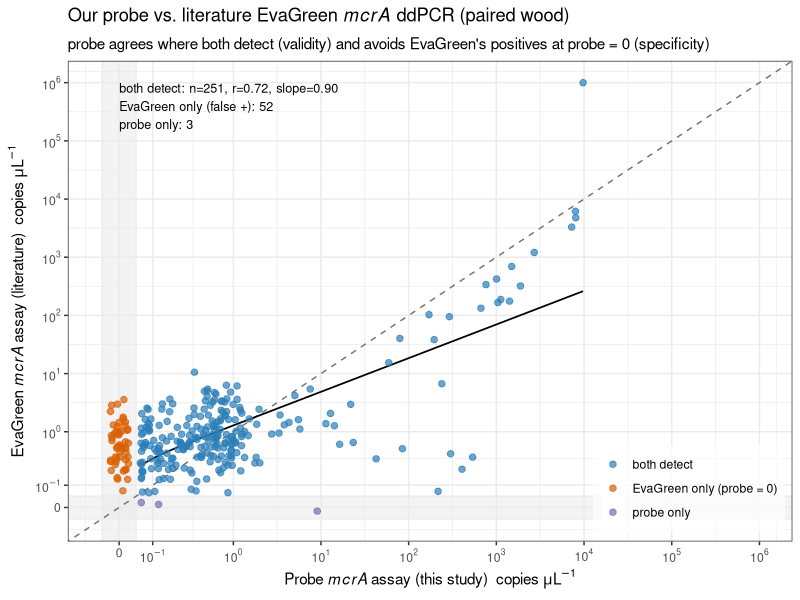
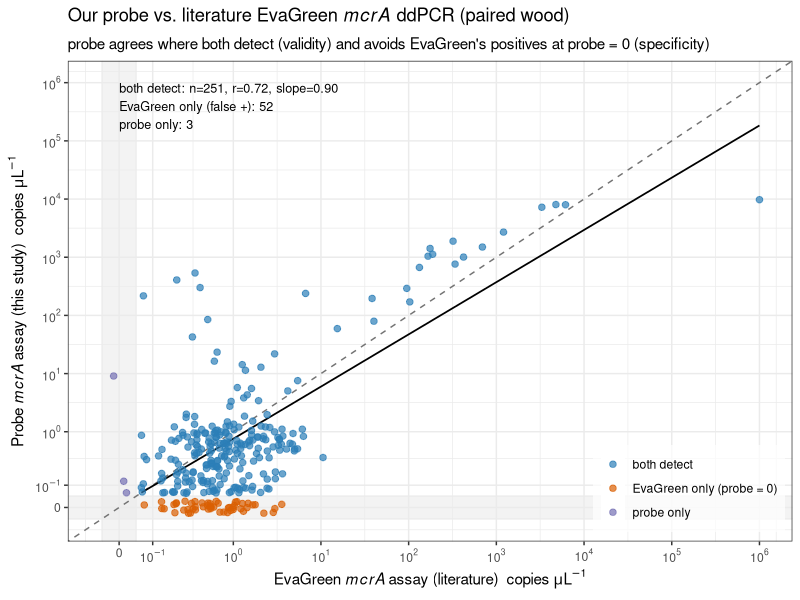

Write the R code that produced these figures, in order.
#!/usr/bin/env Rscript
# ==============================================================================
# rev_figS19_mcra-probe-validation.R  (SI)
# Validate the probe-based mcrA ddPCR assay against the original EvaGreen/ML assay
# on the same wood samples. Pseudo-log axes so non-detects sit at true 0 and low
# detections rise continuously (no artificial gap). EvaGreen calls many positives
# the specific probe scores zero (its false-positive signature; Arnold et al. 2024),
# while agreeing quantitatively where both detect. Compared on copies/uL (direct
# measurement). Writes BOTH axis orientations for choosing; the canonical
# figS19_mcra_probe_validation.png = probe-on-x (trusted-assay-as-reference).
# ==============================================================================
suppressMessages({library(ggplot2); library(scales)}); options(warn=-1, stringsAsFactors=FALSE)
dd <- read.csv("data/compiled/ddpcr_gene_abundances.csv")
dd$conc <- suppressWarnings(as.numeric(dd$concentration_copies_per_uL))   # copies/uL (direct)
AT <- "loose"
a <- dd[dd$target_gene=="mcra"       & dd$analysis_type==AT, c("sample_id","conc")]
b <- dd[dd$target_gene=="mcra_probe" & dd$analysis_type==AT & dd$material=="Wood", c("sample_id","conc")]
names(a)<-c("sample_id","eg"); names(b)<-c("sample_id","pr")
m <- merge(a,b,by="sample_id"); m <- m[is.finite(m$eg)&is.finite(m$pr),]
m$cat <- with(m, ifelse(eg>0 & pr>0, "both detect",
                 ifelse(eg>0 & pr==0, "EvaGreen only (probe = 0)",
                 ifelse(eg==0 & pr>0, "probe only", "both = 0"))))
sig <- 0.05; pslog <- pseudo_log_trans(sigma=sig, base=10)
set.seed(1); zj <- function(n) runif(n, -sig*0.5, sig*0.5)
m$egp <- ifelse(m$eg==0, zj(nrow(m)), m$eg); m$prp <- ifelse(m$pr==0, zj(nrow(m)), m$pr)
topmax <- max(c(m$eg, m$pr))
pos <- m[m$eg>0 & m$pr>0, ]
lab <- sprintf("both detect: n=%d, r=%.2f, slope=%.2f\nEvaGreen only (false +): %d\nprobe only: %d",
               nrow(pos), cor(log10(pos$eg),log10(pos$pr)), coef(lm(log10(pr)~log10(eg),data=pos))[2],
               sum(m$cat=="EvaGreen only (probe = 0)"), sum(m$cat=="probe only"))
cols <- c("both detect"="#2c7fb8","EvaGreen only (probe = 0)"="#d95f02",
          "probe only"="#7570b3","both = 0"="grey55")
brk <- c(0,0.1,1,10,100,1e3,1e4,1e5,1e6)
lbl <- c("0",expression(10^-1),expression(10^0),expression(10^1),expression(10^2),
         expression(10^3),expression(10^4),expression(10^5),expression(10^6))
eglab <- expression(EvaGreen~italic(mcrA)~assay~"(literature)"~~copies~mu*L^{-1})
prlab <- expression(Probe~italic(mcrA)~assay~"(this study)"~~copies~mu*L^{-1})

build <- function(xp, yp, xr, yr, xlab, ylab, out){
  px<-pos[[xr]]; py<-pos[[yr]]; cf<-coef(lm(log10(py)~log10(px)))
  fx<-10^seq(log10(min(px)),log10(max(px)),length=100); fit<-data.frame(x=fx, y=10^(cf[1]+cf[2]*log10(fx)))
  p <- ggplot(m, aes(.data[[xp]], .data[[yp]], colour=cat)) +
    annotate("rect", xmin=-sig, xmax=sig, ymin=-Inf, ymax=Inf, fill="grey92", alpha=.6) +
    annotate("rect", ymin=-sig, ymax=sig, xmin=-Inf, xmax=Inf, fill="grey92", alpha=.6) +
    geom_abline(slope=1, intercept=0, linetype=2, colour="grey45") +
    geom_line(data=fit, aes(x,y), colour="black", linewidth=.6, inherit.aes=FALSE) +
    geom_point(alpha=.7, size=1.9) +
    scale_x_continuous(trans=pslog, breaks=brk, labels=lbl, limits=c(-sig,topmax)) +
    scale_y_continuous(trans=pslog, breaks=brk, labels=lbl, limits=c(-sig,topmax)) +
    scale_colour_manual(values=cols, name=NULL) +
    annotate("text", x=0, y=topmax, label=lab, hjust=0, vjust=1, size=3.2) +
    labs(x=xlab, y=ylab,
         title=expression("Our probe vs. literature EvaGreen "*italic(mcrA)*" ddPCR (paired wood)"),
         subtitle="probe agrees where both detect (validity) and avoids EvaGreen's positives at probe = 0 (specificity)") +
    theme_bw(base_size=11) + theme(legend.position=c(.99,.02), legend.justification=c(1,0),
                                   legend.background=element_rect(fill=alpha("white",.7), colour=NA))
  ggsave(out, p, width=7.4, height=6.3, dpi=300); out
}
build("prp","egp","pr","eg", prlab, eglab, "outputs/revision/figS19_mcra_probe-x.png")      # probe on X
build("egp","prp","eg","pr", eglab, prlab, "outputs/revision/figS19_mcra_evagreen-x.png")   # EvaGreen on X (chosen)
# canonical = EvaGreen-on-x: false positives form a band pinned to 0 on OUR probe measure
file.copy("outputs/revision/figS19_mcra_evagreen-x.png", "outputs/revision/figS19_mcra_probe_validation.png", overwrite=TRUE)
cat("wrote figS19_mcra_{probe-x,evagreen-x}.png (canonical = EvaGreen-x)\n")
